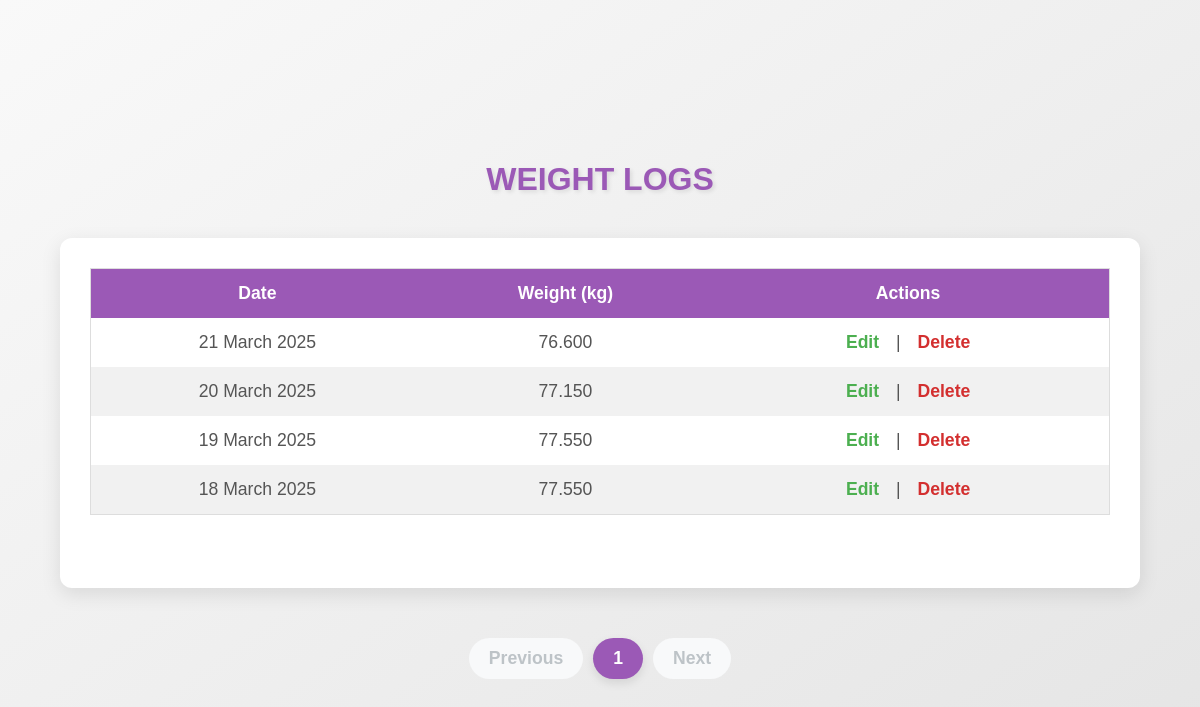
The page /view_weights on the database as committed earlier.
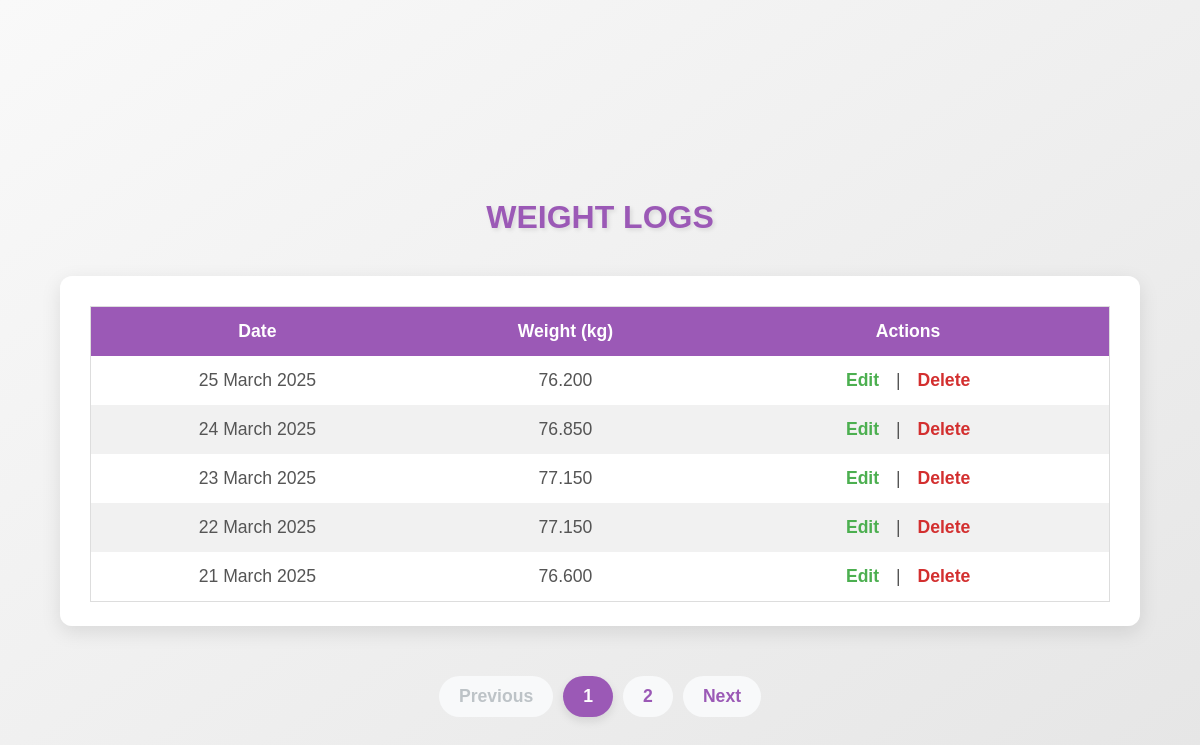
The same page on the database as committed later.
### app.py (models this page shows, shortened)
class WeightLog(db.Model):
    id = db.Column(db.Integer, primary_key=True)
    date = db.Column(db.Date, nullable=False, default=datetime.utcnow)
    weight = db.Column(Numeric(10, 3), nullable=False)

### app.py (the view)
@app.route('/view_weights', methods=['GET'])
def view_weights():
    page = request.args.get('page', 1, type=int)  # Get current page from query parameters, default to 1
    per_page = 5  # Number of logs to show per page
    weight_logs = WeightLog.query.order_by(WeightLog.date.desc()).paginate(page=page, per_page=per_page)
    return render_template('view_weights.html', weight_logs=weight_logs)

### templates/view_weights.html (shortened to what this page needs)
<!DOCTYPE html>
<html lang="en">
<head>
    <link rel="stylesheet" href="{{ url_for('static', filename='style.css') }}">
</head>
<body>
    <div>
        <h1>Weight Logs</h1>
        <div class="card">
            <table>
                <thead>
                    <tr>
                        <th>Date</th>
                        <th>Weight (kg)</th>
                        <th>Actions</th>
                    </tr>
                </thead>
                <tbody>
                    {% for log in weight_logs.items %}
                    <tr>
                        <td>{{ log.date.strftime("%d %B %Y") }}</td>
                        <td>{{ log.weight }}</td>
                        <td>
                            <a href="{{ url_for('edit_weight', id=log.id) }}">Edit</a> |
                            <a id="delete" href="{{ url_for('delete_weight', id=log.id) }}" onclick="return confirm('Are you sure you want to delete this entry?')">Delete</a>
                        </td>
                    </tr>
                    {% endfor %}
                </tbody>
            </table>
        </div>
        <div class="pagination">
            {% if weight_logs.has_prev %}
                <a href="{{ url_for('view_weights', page=weight_logs.prev_num) }}" class="page-link">Previous</a>
            {% else %}
                <span class="page-link" style="cursor: not-allowed; color: #bdc3c7;">Previous</span>
            {% endif %}
            {% for page_num in weight_logs.iter_pages() %}
                {% if page_num %}
                    <a href="{{ url_for('view_weights', page=page_num) }}" class="page-link {% if page_num == weight_logs.page %}active{% endif %}">
                        {{ page_num }}
                    </a>
                {% endif %}
            {% endfor %}
            {% if weight_logs.has_next %}
                <a href="{{ url_for('view_weights', page=weight_logs.next_num) }}" class="page-link">Next</a>
            {% else %}
                <span class="page-link" style="cursor: not-allowed; color: #bdc3c7;">Next</span>
            {% endif %}
        </div>
    </div>
</body>
</html>

### static/style.css (style rules this page uses)
body { font-family: Arial, sans-serif; margin: 20px; }
h1 { text-align: center; }
table { width: 100%; border-collapse: collapse; }
table, th, td { border: 1px solid black; padding: 8px; text-align: left; }
th { background-color: #f4f4f4; }

### templates/view_weights.html (style rules this page uses)
* { margin: 0; padding: 0; box-sizing: border-box; }
body { font-family: 'Arial', sans-serif; background: linear-gradient(145deg, #f9f9f9, #e4e4e4); color: #333; padding: 40px; min-height: 100vh; display: flex; flex-direction: column; justify-content: center; }
h1 { text-align: center; font-size: 2em; color: #9b59b6; margin-bottom: 40px; text-transform: uppercase; text-shadow: 2px 2px 4px rgba(0, 0, 0, 0.1); }
.card { margin-bottom: 50px; background-color: #ffffff; border-radius: 12px; box-shadow: 0 6px 20px rgba(0, 0, 0, 0.1); padding: 30px; height: 350px; overflow-y: auto; transition: transform 0.3s ease, box-shadow 0.3s ease; width: 100%; box-sizing: border-box; }
table { width: 100%; border-collapse: collapse; margin-bottom: 30px; font-size: 1.1em; border: 1px solid #ddd; box-sizing: border-box; }
th, td { padding: 14px 16px; text-align: center; border: none; }
th { background-color: #9b59b6; color: white; font-weight: 600; text-align: center; }
td { font-size: 1em; color: #555; white-space: nowrap; overflow: hidden; text-overflow: ellipsis; }
tr:nth-child(even) { background-color: #f1f1f1; }
td a { text-decoration: none; font-weight: bold; padding: 6px 12px; color: #4caf50; transition: background-color 0.3s ease, color 0.3s ease; }
td a#delete { color: #d32f2f; }
.pagination { display: flex; justify-content: center; margin-top: 30px; clear: both; width: 100%; box-sizing: border-box; }
.page-link { font-size: 1.1rem; padding: 10px 20px; margin: 0 5px; border-radius: 30px; color: #9b59b6; background-color: #f8f9fa; text-decoration: none; font-weight: 600; transition: background-color 0.3s ease, color 0.3s ease; display: flex; align-items: center; justify-content: center; white-space: nowrap; }
.page-link.active { background-color: #9b59b6; color: white; font-weight: bold; box-shadow: 0 4px 10px rgba(0, 0, 0, 0.1); }

Rows that differ between the two databases and show on the page:
no longer on this page (row unchanged): WeightLog: date "20 March 2025", weight "77.150"
no longer on this page (row unchanged): WeightLog: date "19 March 2025", weight "77.550"
no longer on this page (row unchanged): WeightLog: date "18 March 2025", weight "77.550"
added WeightLog: date "25 March 2025", weight "76.200"
added WeightLog: date "24 March 2025", weight "76.850"
added WeightLog: date "23 March 2025", weight "77.150"
added WeightLog: date "22 March 2025", weight "77.150"
Other text that changed with them:
new list line: "2"
